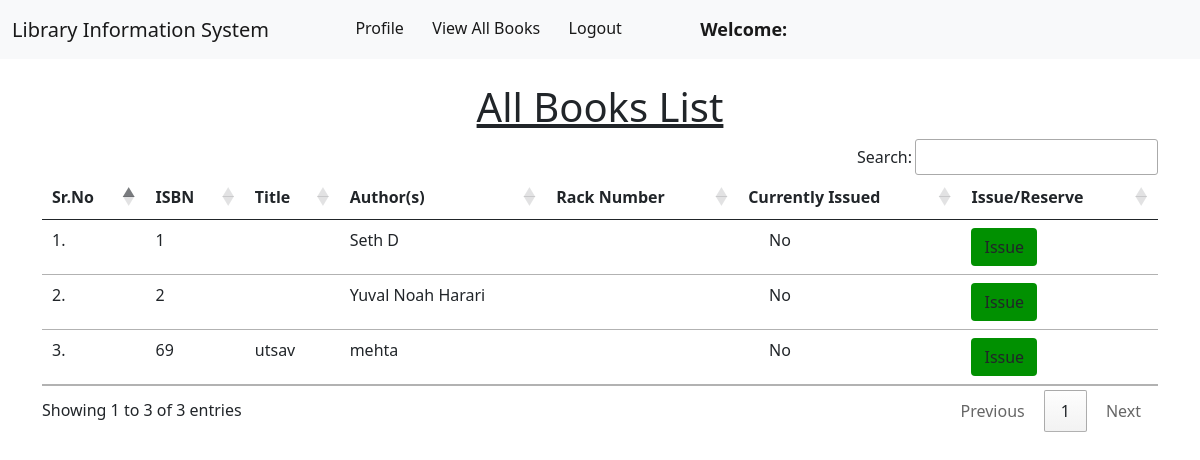
The page /member/view_books/ on the database as committed earlier.
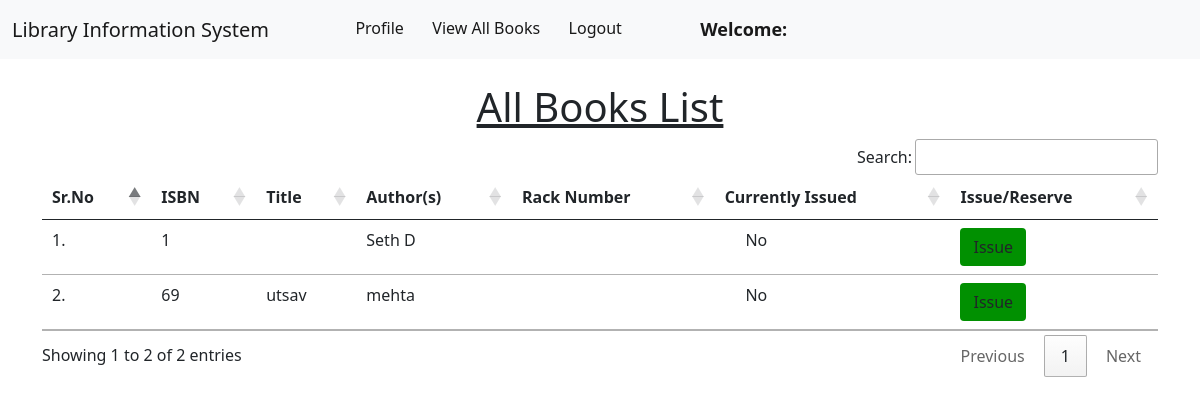
The same page on the database as committed later.
### book/models.py (models this page shows, shortened)
class Book(models.Model):
    title = models.CharField(max_length=200)
    author = models.CharField(max_length=200)
    isbn = models.CharField(max_length= 15)
    rack_number = models.CharField(max_length= 10)
    issue_date = models.DateField(null= True)
    date_added = models.DateField(null=True)
    issue_member = models.ForeignKey("member.Member", on_delete = models.SET_NULL, null = True)

### member/views.py (the view)
# urls.py: path("view_books/", views.view_books, name="view_books"),
def view_books(request):
    books = Book.objects.all()
    return render(request, "member/view_books.html", {'books':books})

### member/templates/member/view_books.html (shortened to what this page needs)
{% extends 'member/member_navbar.html' %}
{% load static %}
{% block body %}
<div class="container mt-4">
    <h1 class="text-center"><u>All Books List</u></h1>
    <table class="table table-hover" id="example">
        <thead>
            <tr>
                <th>Sr.No</th>
                <th>ISBN</th>
                <th>Title</th>
                <th>Author(s)</th>
                <th>Rack Number</th>
                <th>Currently Issued</th>
                <th>Issue/Reserve</th>
            </tr>
        </thead>
        <tbody>
            {% for book in books %}
            <tr>
                <td>{{forloop.counter}}.</td>
                <td>{{book.isbn}}</td>
                <td>{{book.title}}</td>
                <td>{{book.author}}</td>
                <td>{{book.rack_number}}</td>
                {% if book.issue_date == "" %}
                    <td>&nbsp;&nbsp;&nbsp;&nbsp;&nbsp;Yes</td>
                    <td><a href="/member/reserve_book/{{book.id}}/" class="btn btn-reserve" onclick="return confirm('Are you sure you want to Reserve this book?')">Reserve</a></td>
                {% else %}
                    <td>&nbsp;&nbsp;&nbsp;&nbsp;&nbsp;No</td>
                    <td><a href="/member/issue_book/{{book.id}}/" class="btn btn-issue" onclick="return confirm('Are you sure you want to Issue this book?')">Issue</a></td>
                {% endif %}
            </tr>
            {% endfor %}
        </tbody>
    </table>
    </div>
{% endblock %}

### member/templates/member/member_navbar.html (shortened to what this page needs)
<!doctype html>
<html lang="en">
  <head>
    <link href="https://cdn.jsdelivr.net/npm/bootstrap@5.1.0/dist/css/bootstrap.min.css" rel="stylesheet">
    <link rel="stylesheet" href="https://cdn.datatables.net/1.10.25/css/jquery.dataTables.min.css">
    <link rel="stylesheet" href="https://cdn.datatables.net/buttons/1.7.1/css/buttons.dataTables.min.css">
  </head>
  <body>
    <nav class="navbar navbar-expand-lg navbar-light bg-light sticky-top">
        <div class="container-fluid">
          <a class="navbar-brand" href="#">Library Information System</a>
          <div class="collapse navbar-collapse" id="navbarSupportedContent">
            <ul class="navbar-nav me-auto mb-2 mb-lg-0">
              <li class="nav-item">
                <a class="nav-link active" aria-current="page" href="/member/profile/">Profile</a>
              </li>
              <li class="nav-item">
                <a class="nav-link active" aria-current="page" href="/member/view_books/">View All Books</a>
              </li>
              <li class="nav-item">
                <a class="nav-link active" aria-current="page" href="/member/logout/">Logout</a>
              </li>
              <li class="nav-item">
                <a style="font-weight:600; font-family:'Segoe UI', Tahoma, Geneva, Verdana, sans-serif; font-size: large;" class="nav-link active" href="#">Welcome: {{request.user.first_name}}</a>
              </li>
            </ul>
          </div>
        </div>
      </nav>
      {% block body %}
      {% endblock %}
  </body>
</html>

### member/templates/member/view_books.html (style rules this page uses)
.btn-issue { background-color: rgb(1, 144, 1); }

Rows that differ between the two databases and show on the page:
removed Book: isbn "2", author "Yuval Noah Harari"
Other text that changed with them:
text written by a page script: "Search: Showing 1 to 3 of 3 entries Previous 1 Next" → "Search: Showing 1 to 2 of 2 entries Previous 1 Next"
